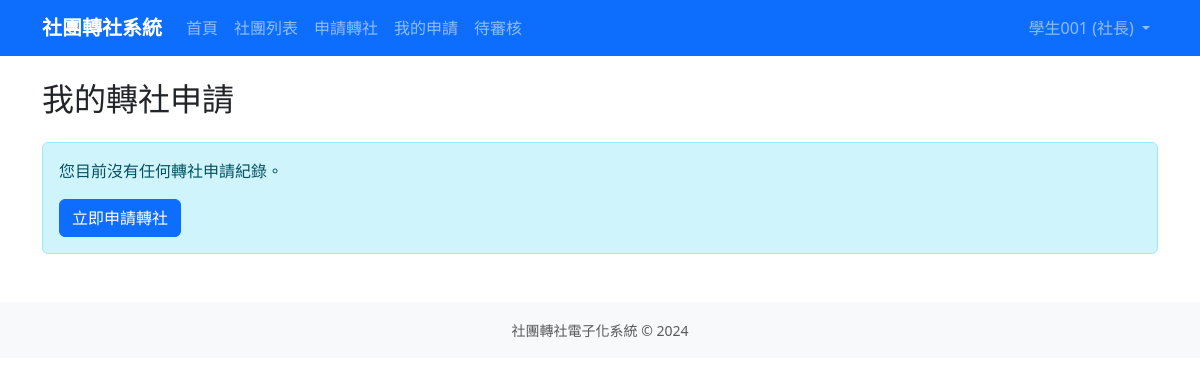
/transfers/my-requests/ (signed in), run on an earlier commit of the app's database.
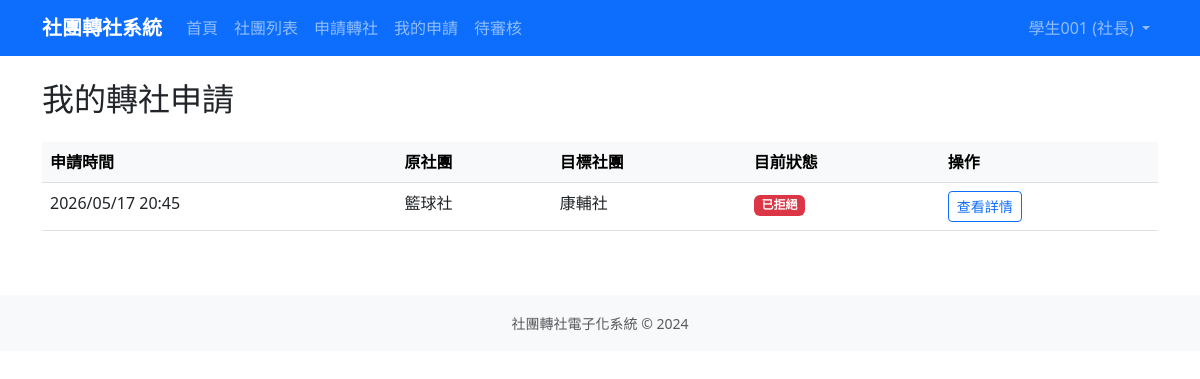
And on a later commit of the database.
### transfers/models.py (models this page shows, shortened)
class TransferRequest(models.Model):
    STATUS_CHOICES = [
        ('draft', '草稿'),
        ('orig_president_pending', '原社長審核中'),
        ('orig_teacher_pending', '原指導老師審核中'),
        ('new_president_pending', '新社長審核中'),
        ('new_teacher_pending', '新指導老師審核中'),
        ('admin_pending', '訓育組審核中'),
        ('approved', '已核准'),
        ('rejected', '已拒絕'),
        ('returned', '退回重選'),
    ]
    student = models.ForeignKey(
        settings.AUTH_USER_MODEL,
        on_delete=models.CASCADE,
        related_name='transfer_requests',
        verbose_name='申請學生'
    )
    original_club = models.ForeignKey(
        'clubs.Club',
        on_delete=models.CASCADE,
        related_name='transfer_out_requests',
        verbose_name='原社團'
    )
    target_club = models.ForeignKey(
        'clubs.Club',
        on_delete=models.CASCADE,
        related_name='transfer_in_requests',
        verbose_name='目標社團'
    )
    status = models.CharField(
        max_length=30,
        choices=STATUS_CHOICES,
        default='orig_president_pending',
        verbose_name='狀態'
    )
    reason = models.TextField(blank=True, verbose_name='轉社原因')
    created_at = models.DateTimeField(auto_now_add=True, verbose_name='申請時間')
    updated_at = models.DateTimeField(auto_now=True, verbose_name='更新時間')
    completed_at = models.DateTimeField(null=True, blank=True, verbose_name='完成時間')
    class Meta:
        verbose_name = '轉社申請單'
        verbose_name_plural = '轉社申請單'
        ordering = ['-created_at']

### clubs/models.py (models this page shows, shortened)
class Club(models.Model):
    CATEGORY_CHOICES = [
        ('academic', '學術類'),
        ('arts', '藝文類'),
        ('performance', '藝能類'),
        ('recreation', '康輔類'),
        ('sports', '體育類'),
    ]
    code = models.CharField(max_length=10, unique=True, null=True, blank=True, verbose_name='社團代號')
    name = models.CharField(max_length=100, verbose_name='社團名稱')
    teacher = models.CharField(max_length=50, default='', verbose_name='指導老師')
    president = models.CharField(max_length=50, default='', verbose_name='社長')
    location = models.CharField(max_length=100, blank=True, verbose_name='社課場地')
    category = models.CharField(max_length=20, choices=CATEGORY_CHOICES, blank=True, verbose_name='類別')
    description = models.TextField(blank=True, verbose_name='社團描述')
    max_members = models.PositiveIntegerField(default=30, verbose_name='人數上限')
    current_members = models.PositiveIntegerField(default=0, verbose_name='現有人數')
    is_active = models.BooleanField(default=True, verbose_name='啟用中')
    created_at = models.DateTimeField(auto_now_add=True, verbose_name='建立時間')
    updated_at = models.DateTimeField(auto_now=True, verbose_name='更新時間')
    class Meta:
        verbose_name = '社團'
        verbose_name_plural = '社團'
        ordering = ['name']

### transfers/views.py (the view)
# urls.py: path('my-requests/', views.MyRequestsView.as_view(), name='my_requests'),
class MyRequestsView(LoginRequiredMixin, StudentRequiredMixin, ListView):
    model = TransferRequest
    template_name = 'transfers/my_requests.html'
    context_object_name = 'requests'
    def get_queryset(self):
        return TransferRequest.objects.filter(
            student=self.request.user
        ).prefetch_related('approval_logs')

### transfers/views.py (called while the page is built)
    def test_func(self):
        return self.request.user.role in ['student', 'president']

### templates/transfers/my_requests.html (shortened to what this page needs)
{% extends 'base.html' %}
{% block content %}
<h2 class="mb-4">我的轉社申請</h2>
{% if requests %}
<div class="table-responsive">
    <table class="table table-hover">
        <thead class="table-light">
            <tr>
                <th>申請時間</th>
                <th>原社團</th>
                <th>目標社團</th>
                <th>目前狀態</th>
                <th>操作</th>
            </tr>
        </thead>
        <tbody>
            {% for req in requests %}
            <tr>
                <td>{{ req.created_at|date:"Y/m/d H:i" }}</td>
                <td>{{ req.original_club.name }}</td>
                <td>{{ req.target_club.name }}</td>
                <td>
                    {% if req.status == 'approved' %}
                        <span class="badge bg-success">{{ req.get_status_display }}</span>
                    {% elif req.status == 'rejected' %}
                        <span class="badge bg-danger">{{ req.get_status_display }}</span>
                    {% elif req.status == 'returned' %}
                        <span class="badge bg-warning text-dark">{{ req.get_status_display }}</span>
                    {% else %}
                        <span class="badge bg-primary">{{ req.get_status_display }}</span>
                    {% endif %}
                </td>
                <td>
                    <a href="{% url 'request_detail' req.pk %}" class="btn btn-sm btn-outline-primary">
                        查看詳情
                    </a>
                </td>
            </tr>
            {% endfor %}
        </tbody>
    </table>
</div>
{% else %}
<div class="alert alert-info">
    <p>您目前沒有任何轉社申請紀錄。</p>
    <a href="{% url 'transfer_apply' %}" class="btn btn-primary">立即申請轉社</a>
</div>
{% endif %}
{% endblock %}

What changed in the data, as far as the page shows it:
added TransferRequest: created_at "2026/05/17 20:45", original_club.name "籃球社", target_club.name "康輔社", status "已拒絕"
Also different on the page:
text no longer shown: "您目前沒有任何轉社申請紀錄。 立即申請轉社"
text now shown: "申請時間 原社團 目標社團 目前狀態 操作"
